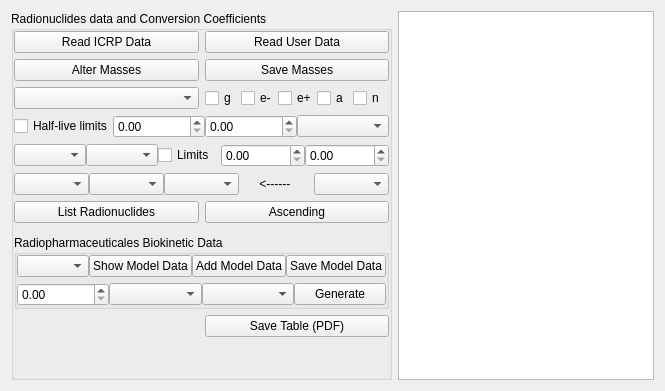
            <widget class="QWidget" name="widget">
             <attribute name="title">
              <string>Dose Estimation</string>
             </attribute>
             <layout class="QGridLayout" name="gridLayout_14">
              <item row="0" column="1">
               <widget class="QTableWidget" name="tableWidgetForOneGraph"/>
              </item>
              <item row="0" column="0">
               <widget class="QGroupBox" name="groupBox_5">
                <property name="title">
                 <string>Radionuclides data and Conversion Coefficients</string>
                </property>
                <layout class="QGridLayout" name="gridLayout_15">
                 <property name="leftMargin">
                  <number>0</number>
                 </property>
                 <property name="topMargin">
                  <number>0</number>
                 </property>
                 <property name="rightMargin">
                  <number>0</number>
                 </property>
                 <property name="bottomMargin">
                  <number>0</number>
                 </property>
                 <item row="0" column="0">
                  <widget class="QPushButton" name="pushButtonReadICRPData">
                   <property name="toolTip">
                    <string>&lt;html&gt;&lt;head/&gt;&lt;body&gt;&lt;p&gt;Read ICRP SAFs files and organs Masses files that contains SAFs of particles and organs (sources and targets) masses. These data will be used to calculate dosimetry quantities of radionuclides in order to classify according to the user parameters.&lt;/p&gt;&lt;/body&gt;&lt;/html&gt;</string>
                   </property>
                   <property name="text">
                    <string>Read ICRP Data</string>
                   </property>
                  </widget>
                 </item>
                 <item row="19" column="0">
                  <spacer name="verticalSpacer">
                   <property name="orientation">
                    <enum>Qt::Vertical</enum>
                   </property>
                   <property name="sizeHint" stdset="0">
                    <size>
                     <width>20</width>
                     <height>40</height>
                    </size>
                   </property>
                  </spacer>
                 </item>
                 <item row="18" column="1">
                  <widget class="QPushButton" name="pushButtonSaveTableInPDF">
                   <property name="text">
                    <string>Save Table (PDF)</string>
                   </property>
                  </widget>
                 </item>
                 <item row="9" column="0" colspan="2">
                  <widget class="QFrame" name="frame_25">
                   <property name="frameShape">
                    <enum>QFrame::NoFrame</enum>
                   </property>
                   <property name="frameShadow">
                    <enum>QFrame::Raised</enum>
                   </property>
                   <layout class="QHBoxLayout" name="horizontalLayout_23">
                    <property name="leftMargin">
                     <number>0</number>
                    </property>
                    <property name="topMargin">
                     <number>0</number>
                    </property>
                    <property name="rightMargin">
                     <number>0</number>
                    </property>
                    <property name="bottomMargin">
                     <number>0</number>
                    </property>
                    <item>
                     <widget class="QFrame" name="frame_27">
                      <property name="frameShape">
                       <enum>QFrame::NoFrame</enum>
                      </property>
                      <property name="frameShadow">
                       <enum>QFrame::Raised</enum>
                      </property>
                      <layout class="QHBoxLayout" name="horizontalLayout_26">
                       <property name="spacing">
                        <number>0</number>
                       </property>
                       <property name="leftMargin">
                        <number>0</number>
                       </property>
                       <property name="topMargin">
                        <number>0</number>
                       </property>
                       <property name="rightMargin">
                        <number>0</number>
                       </property>
                       <property name="bottomMargin">
                        <number>0</number>
                       </property>
                       <item>
                        <widget class="QComboBox" name="comboBoxQuantityNucl"/>
                       </item>
                       <item>
                        <widget class="QComboBox" name="comboBoxEffDoseUnit"/>
                       </item>
                       <item>
                        <widget class="QCheckBox" name="checkBoxEffDoseLimNucl">
                         <property name="text">
                          <string>Limits</string>
                         </property>
                        </widget>
                       </item>
                       <item>
                        <widget class="QDoubleSpinBox" name="doubleSpinBoxMinEffDose">
                         <property name="maximum">
                          <double>1000000000.000000000000000</double>
                         </property>
                        </widget>
                       </item>
                       <item>
                        <widget class="QDoubleSpinBox" name="doubleSpinBoxMaxEffDose">
                         <property name="maximum">
                          <double>1000000000.000000000000000</double>
                         </property>
                        </widget>
                       </item>
                      </layout>
                     </widget>
                    </item>
                   </layout>
                  </widget>
                 </item>
                 <item row="7" column="0" colspan="2">
                  <widget class="QFrame" name="frame_24">
                   <property name="frameShape">
                    <enum>QFrame::NoFrame</enum>
                   </property>
                   <property name="frameShadow">
                    <enum>QFrame::Raised</enum>
                   </property>
                   <layout class="QHBoxLayout" name="horizontalLayout_21">
                    <property name="leftMargin">
                     <number>0</number>
                    </property>
                    <property name="topMargin">
                     <number>0</number>
                    </property>
                    <property name="rightMargin">
                     <number>0</number>
                    </property>
                    <property name="bottomMargin">
                     <number>0</number>
                    </property>
                    <item>
                     <widget class="QFrame" name="frame_26">
                      <property name="frameShape">
                       <enum>QFrame::NoFrame</enum>
                      </property>
                      <property name="frameShadow">
                       <enum>QFrame::Raised</enum>
                      </property>
                      <layout class="QHBoxLayout" name="horizontalLayout_25">
                       <property name="spacing">
                        <number>0</number>
                       </property>
                       <property name="leftMargin">
                        <number>0</number>
                       </property>
                       <property name="topMargin">
                        <number>0</number>
                       </property>
                       <property name="rightMargin">
                        <number>0</number>
                       </property>
                       <property name="bottomMargin">
                        <number>0</number>
                       </property>
                       <item>
                        <widget class="QCheckBox" name="checkBoxHalflivesNucl">
                         <property name="text">
                          <string>Half-live limits</string>
                         </property>
                        </widget>
                       </item>
                       <item>
                        <widget class="QDoubleSpinBox" name="doubleSpinBoxMinHalflives">
                         <property name="maximum">
                          <double>1000000000.000000000000000</double>
                         </property>
                        </widget>
                       </item>
                       <item>
                        <widget class="QDoubleSpinBox" name="doubleSpinBoxMaxHalflives">
                         <property name="maximum">
                          <double>1000000000.000000000000000</double>
                         </property>
                        </widget>
                       </item>
                       <item>
                        <widget class="QComboBox" name="comboBoxPeriodUnit"/>
                       </item>
                      </layout>
                     </widget>
                    </item>
                   </layout>
                  </widget>
                 </item>
                 <item row="15" column="1">
                  <widget class="QPushButton" name="pushButtonReverseData">
                   <property name="text">
                    <string>Ascending</string>
                   </property>
                  </widget>
                 </item>
                 <item row="14" column="0" colspan="2">
                  <widget class="QFrame" name="frame_5">
                   <property name="frameShape">
                    <enum>QFrame::NoFrame</enum>
                   </property>
                   <property name="frameShadow">
                    <enum>QFrame::Raised</enum>
                   </property>
                   <layout class="QGridLayout" name="gridLayout_16">
                    <property name="leftMargin">
                     <number>0</number>
                    </property>
                    <property name="topMargin">
                     <number>0</number>
                    </property>
                    <property name="rightMargin">
                     <number>0</number>
                    </property>
                    <property name="bottomMargin">
                     <number>0</number>
                    </property>
                    <property name="spacing">
                     <number>6</number>
                    </property>
                    <item row="1" column="0" colspan="4">
                     <widget class="QFrame" name="frame_29">
                      <property name="frameShape">
                       <enum>QFrame::NoFrame</enum>
                      </property>
                      <property name="frameShadow">
                       <enum>QFrame::Raised</enum>
                      </property>
                      <layout class="QHBoxLayout" name="horizontalLayout_29">
                       <property name="spacing">
                        <number>0</number>
                       </property>
                       <property name="leftMargin">
                        <number>0</number>
                       </property>
                       <property name="topMargin">
                        <number>0</number>
                       </property>
                       <property name="rightMargin">
                        <number>0</number>
                       </property>
                       <property name="bottomMargin">
                        <number>0</number>
                       </property>
                       <item>
                        <widget class="QComboBox" name="comboBoxTotalorSourceOrCombNucl"/>
                       </item>
                       <item>
                        <widget class="QComboBox" name="comboBoxPhantom"/>
                       </item>
                       <item>
                        <widget class="QComboBox" name="comboBoxTargets"/>
                       </item>
                       <item>
                        <widget class="QLabel" name="label_12">
                         <property name="text">
                          <string>  &lt;------  </string>
                         </property>
                         <property name="alignment">
                          <set>Qt::AlignCenter</set>
                         </property>
                        </widget>
                       </item>
                       <item>
                        <widget class="QComboBox" name="comboBoxSources"/>
                       </item>
                      </layout>
                     </widget>
                    </item>
                   </layout>
                  </widget>
                 </item>
                 <item row="16" column="0" colspan="2">
                  <widget class="QFrame" name="frame_31">
                   <property name="frameShape">
                    <enum>QFrame::StyledPanel</enum>
                   </property>
                   <property name="frameShadow">
                    <enum>QFrame::Raised</enum>
                   </property>
                  </widget>
                 </item>
                 <item row="1" column="1">
                  <widget class="QPushButton" name="pushButtonSaveMasses">
                   <property name="text">
                    <string>Save Masses</string>
                   </property>
                  </widget>
                 </item>
                 <item row="2" column="0" colspan="2">
                  <widget class="QFrame" name="frame_20">
                   <property name="frameShape">
                    <enum>QFrame::NoFrame</enum>
                   </property>
                   <property name="frameShadow">
                    <enum>QFrame::Raised</enum>
                   </property>
                   <layout class="QHBoxLayout" name="horizontalLayout">
                    <property name="leftMargin">
                     <number>0</number>
                    </property>
                    <property name="topMargin">
                     <number>0</number>
                    </property>
                    <property name="rightMargin">
                     <number>0</number>
                    </property>
                    <property name="bottomMargin">
                     <number>0</number>
                    </property>
                    <item>
                     <widget class="QComboBox" name="comboBoxRedionuclidesRadEmmiterType"/>
                    </item>
                    <item>
                     <widget class="QFrame" name="frame_22">
                      <property name="frameShape">
                       <enum>QFrame::NoFrame</enum>
                      </property>
                      <property name="frameShadow">
                       <enum>QFrame::Raised</enum>
                      </property>
                      <layout class="QHBoxLayout" name="horizontalLayout_30">
                       <property name="spacing">
                        <number>0</number>
                       </property>
                       <property name="leftMargin">
                        <number>0</number>
                       </property>
                       <property name="topMargin">
                        <number>0</number>
                       </property>
                       <property name="rightMargin">
                        <number>0</number>
                       </property>
                       <property name="bottomMargin">
                        <number>0</number>
                       </property>
                       <item>
                        <widget class="QCheckBox" name="RadPhotonCheckBox">
                         <property name="text">
                          <string>g</string>
                         </property>
                        </widget>
                       </item>
                       <item>
                        <widget class="QCheckBox" name="RadelectronCheckBox">
                         <property name="text">
                          <string>e-</string>
                         </property>
                        </widget>
                       </item>
                       <item>
                        <widget class="QCheckBox" name="RadPositronCheckBox">
                         <property name="text">
                          <string>e+</string>
                         </property>
                        </widget>
                       </item>
                       <item>
                        <widget class="QCheckBox" name="RadAlphaCheckBox">
                         <property name="text">
                          <string>a</string>
                         </property>
                        </widget>
                       </item>
                       <item>
                        <widget class="QCheckBox" name="RadNeutronCheckBox">
                         <property name="text">
                          <string>n</string>
                         </property>
                        </widget>
                       </item>
                      </layout>
                     </widget>
                    </item>
                   </layout>
                  </widget>
                 </item>
                 <item row="0" column="1">
                  <widget class="QPushButton" name="pushButtonReadUSERData">
                   <property name="toolTip">
                    <string>&lt;html&gt;&lt;head/&gt;&lt;body&gt;&lt;p&gt;Read DoseCalcs result file that contains SAFs of particles and organs (sources and targets) masses. These data will be used to calculate dosimetry quantities of radionuclides in order to classify according to the user parameters.&lt;/p&gt;&lt;/body&gt;&lt;/html&gt;</string>
                   </property>
                   <property name="text">
                    <string>Read User Data</string>
                   </property>
                  </widget>
                 </item>
                 <item row="1" column="0">
                  <widget class="QPushButton" name="pushButtonChangeMasses">
                   <property name="text">
                    <string>Alter Masses</string>
                   </property>
                  </widget>
                 </item>
                 <item row="17" column="0" colspan="2">
                  <widget class="QGroupBox" name="groupBox_6">
                   <property name="title">
                    <string>Radiopharmaceuticales Biokinetic Data</string>
                   </property>
                   <layout class="QGridLayout" name="gridLayout_13">
                    <property name="leftMargin">
                     <number>0</number>
                    </property>
                    <property name="topMargin">
                     <number>0</number>
                    </property>
                    <property name="rightMargin">
                     <number>0</number>
                    </property>
                    <property name="bottomMargin">
                     <number>0</number>
                    </property>
                    <item row="0" column="0">
                     <widget class="QFrame" name="frame_28">
                      <property name="frameShape">
                       <enum>QFrame::NoFrame</enum>
                      </property>
                      <property name="frameShadow">
                       <enum>QFrame::Raised</enum>
                      </property>
                      <layout class="QHBoxLayout" name="horizontalLayout_28">
                       <property name="spacing">
                        <number>0</number>
                       </property>
                       <property name="leftMargin">
                        <number>0</number>
                       </property>
                       <property name="topMargin">
                        <number>0</number>
                       </property>
                       <property name="rightMargin">
                        <number>0</number>
                       </property>
                       <property name="bottomMargin">
                        <number>0</number>
                       </property>
                       <item>
                        <widget class="QComboBox" name="comboBoxRadioPharmaceutiques"/>
                       </item>
                       <item>
                        <widget class="QPushButton" name="pushButtonShowBiokineticData">
                         <property name="text">
                          <string>Show Model Data</string>
                         </property>
                        </widget>
                       </item>
                       <item>
                        <widget class="QPushButton" name="pushButtonAddBiokineticModel">
                         <property name="text">
                          <string>Add Model Data</string>
                         </property>
                        </widget>
                       </item>
                       <item>
                        <widget class="QPushButton" name="pushButtonSaveBiokinetikModelData">
                         <property name="text">
                          <string>Save Model Data</string>
                         </property>
                        </widget>
                       </item>
                      </layout>
                     </widget>
                    </item>
                    <item row="1" column="0">
                     <widget class="QFrame" name="frame_14">
                      <property name="frameShape">
                       <enum>QFrame::NoFrame</enum>
                      </property>
                      <property name="frameShadow">
                       <enum>QFrame::Raised</enum>
                      </property>
                      <layout class="QHBoxLayout" name="horizontalLayout_16">
                       <property name="spacing">
                        <number>0</number>
                       </property>
                       <property name="leftMargin">
                        <number>0</number>
                       </property>
                       <property name="topMargin">
                        <number>0</number>
                       </property>
                       <property name="rightMargin">
                        <number>0</number>
                       </property>
                       <property name="bottomMargin">
                        <number>0</number>
                       </property>
                       <item>
                        <widget class="QDoubleSpinBox" name="doubleSpinBoxAdministeredActivity">
                         <property name="maximum">
                          <double>1000000000.990000009536743</double>
                         </property>
                        </widget>
                       </item>
                       <item>
                        <widget class="QComboBox" name="comboBoxActivityAdministered"/>
                       </item>
                       <item>
                        <widget class="QComboBox" name="comboBoxSourceOrTargetsForBiokinetics"/>
                       </item>
                       <item>
                        <widget class="QPushButton" name="pushButtonGenerateQuantitiesWithBiokineticData">
                         <property name="text">
                          <string>Generate</string>
                         </property>
                        </widget>
                       </item>
                      </layout>
                     </widget>
                    </item>
                   </layout>
                  </widget>
                 </item>
                 <item row="15" column="0">
                  <widget class="QPushButton" name="pushButtonGetResultsNucl">
                   <property name="text">
                    <string>List Radionuclides</string>
                   </property>
                  </widget>
                 </item>
                </layout>
               </widget>
              </item>
             </layout>
            </widget>
